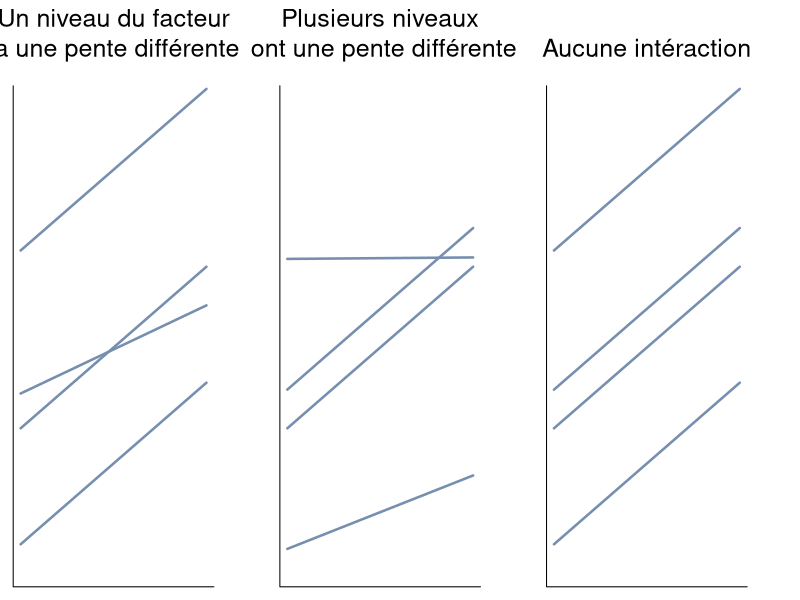
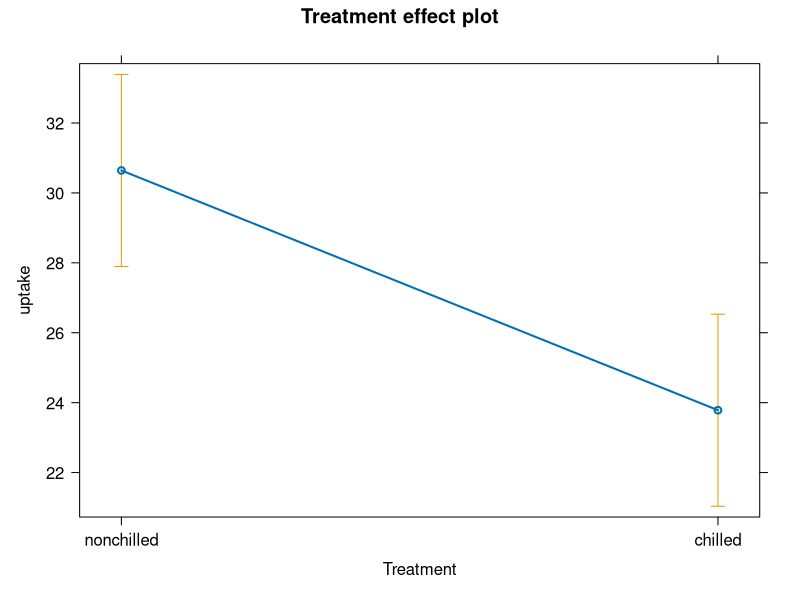
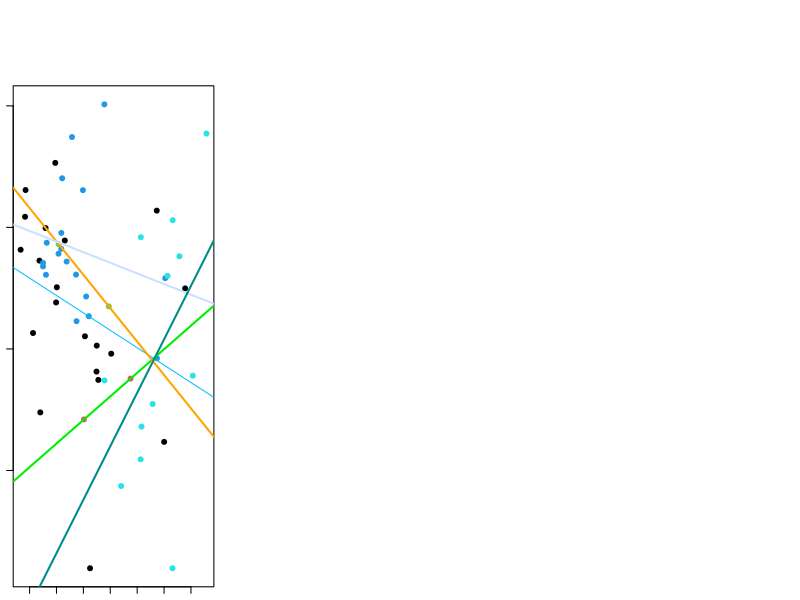

Write R code to recreate these figures, in order.
## ---- chunk 1
# data and all requirements
library(car)
library(effects)
bird <- read.csv('data/birdsdiet.csv')

bird$logMass <- log(bird$Mass)
bird$logMaxAbund <- log(bird$MaxAbund)
bird$Diet <- as.factor(bird$Diet)
## ---- chunk 2
## functions
f1 <- function(x, a, b) {
  return(x*a+b)
}
# conf for plot
col = rgb(118, 143, 175, maxColorValue = 255)
x <- 1:20
par(mfrow = c(1, 3), mar = c(1, 1, 6.5, 4))
# plot 1
plot(x, f1(x, a=1.1,b=2), ylim = c(0, 60), type = 'l', lwd = 2.5, xaxt = "n", yaxt = "n", xlab = "", ylab = "", bty='l', col = col)
lines(f1(x, a=1.1,b=17), lwd = 2.5, col = col)
lines(f1(x, a=0.6,b=22), lwd = 2.5, col = col)
lines(f1(x, a=1.1,b=40), lwd = 2.5, col = col)
mtext('Un niveau du facteur\n a une pente différente', side = 3, line = 2, cex = 1.5)
# plot 2
plot(x, f1(x, a=.5,b=2), ylim = c(0, 60), type = 'l', lwd = 2.5, xaxt = "n", yaxt = "n", xlab = "", ylab = "", bty='l', col = col)
lines(f1(x, a=1.1,b=17), lwd = 2.5, col = col)
lines(f1(x, a=1.1,b=22), lwd = 2.5, col = col)
lines(f1(x, a=0.01,b=40), lwd = 2.5, col = col)
mtext('Plusieurs niveaux\n ont une pente différente', side = 3, line = 2, cex = 1.5)
# plot 3
plot(x, f1(x, a=1.1,b=2), ylim = c(0, 60), type = 'l', lwd = 2.5, xaxt = "n", yaxt = "n", xlab = "", ylab = "", bty='l', col = col)
lines(f1(x, a=1.1,b=17), lwd = 2.5, col = col)
lines(f1(x, a=1.1,b=22), lwd = 2.5, col = col)
lines(f1(x, a=1.1,b=40), lwd = 2.5, col = col)
mtext('Aucune intéraction', side = 3, line = 2, cex = 1.5)
## ---- chunk 3
ancova.example <- lm(uptake ~ conc*Treatment, data=CO2)
anova(ancova.example)
## ---- chunk 4

adj.means.ex <- effect('Treatment', ancova.example)
plot(adj.means.ex)
## ---- chunk 5
str(bird)
## ---- chunk 6
# Si vous avez complété la section avancée sur les contrastes, vous devrez réinitialiser les contrastes
# à l'aide de la fonction ''options()''
# Si vous n'avez pas complété la section avancée sur les contrastes, ignorez la première ligne du script.
options(contrasts=c("contr.treatment", "contr.poly"))

#solution
ancov1 <- lm(logMaxAbund ~ logMass*Diet, data=bird)
anova(ancov1)

summary(ancov1)
## ---- chunk 7
ancov2 <- lm(logMaxAbund ~ logMass + Diet, data=bird)
anova(ancov2)
## ---- chunk 8
lm2 <- lm(logMaxAbund ~ logMass, data=bird)
summary(lm2)
## ---- chunk 9
coef(ancov1)


plot(logMaxAbund~logMass, data=bird, col=Diet, pch=19, ylab=expression("log"[10]*"(Maximum Abundance)"),
     xlab=expression("log"[10]*"(Mass)"))
abline(a=coef(ancov1)[1],b=coef(ancov1)[2], col="deepskyblue1")
abline(a=sum(coef(ancov1)[1]+coef(ancov1)[3]),b=sum(coef(ancov1)[2]+coef(ancov1)[7]),col="green2", lwd=2)
abline(a=sum(coef(ancov1)[1]+coef(ancov1)[4]),b=sum(coef(ancov1)[2]+coef(ancov1)[8]),col="orange1", lwd=2)
abline(a=sum(coef(ancov1)[1]+coef(ancov1)[5]),b=sum(coef(ancov1)[2]+coef(ancov1)[9]),col="lightsteelblue1",
       lwd=2)
abline(a=sum(coef(ancov1)[1]+coef(ancov1)[6]),b=sum(coef(ancov1)[2]+coef(ancov1)[10]),col="darkcyan", lwd=2)
